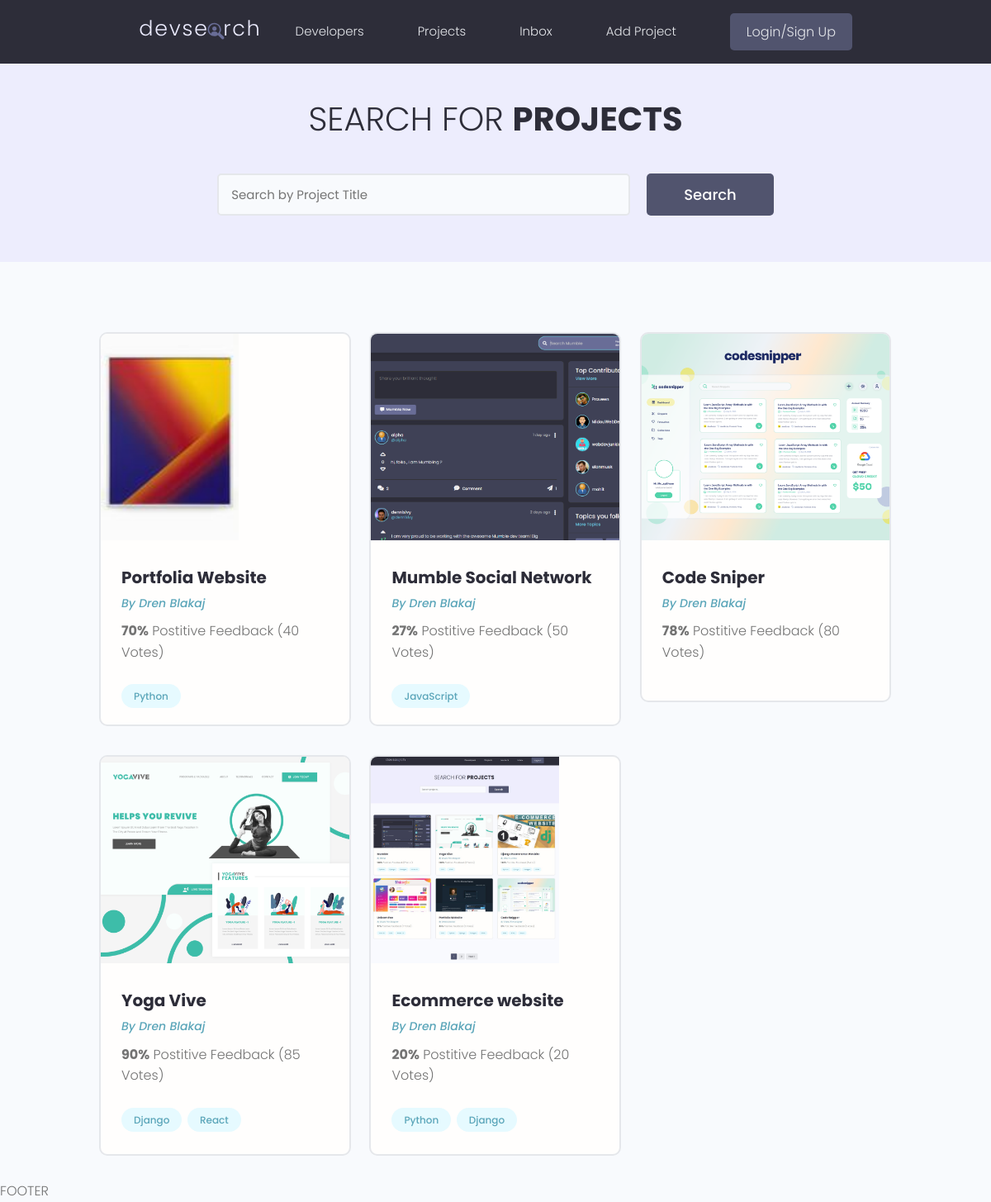
Before: / with the older database file.
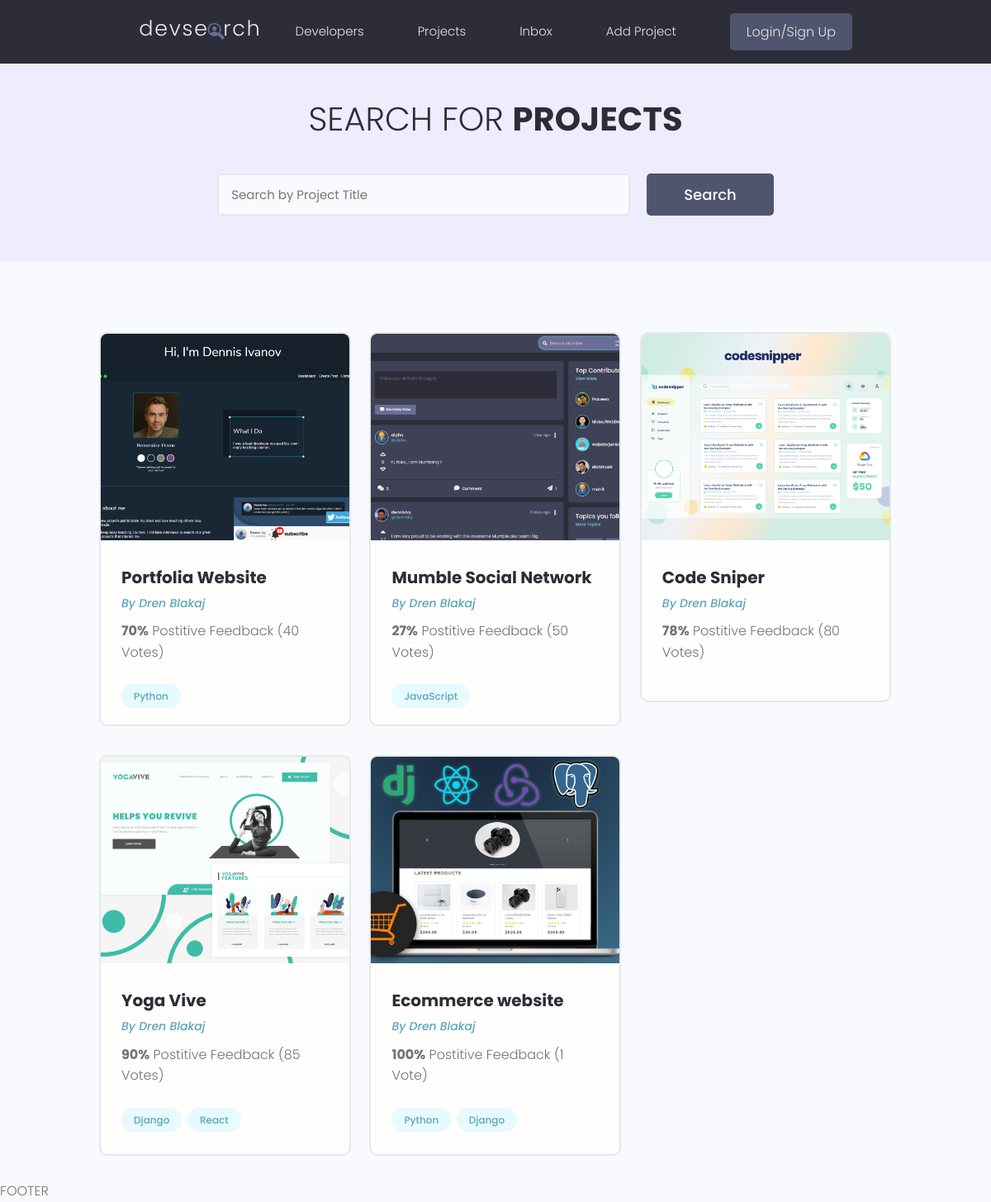
After: the same page with the newer database file.
### projects/models.py (models this page shows, shortened)
class Project(models.Model):
    title=models.CharField(max_length=200)
    description=models.TextField(null=True, blank=True)
    featured_image=models.ImageField(null=True, blank=True, default="default.jpg")
    demo_link=models.CharField(max_length=2000, null=True, blank=True)
    source_link=models.CharField(max_length=2000, null=True, blank=True)
    tags=models.ManyToManyField('Tag', blank=True)
    vote_total=models.IntegerField(default=0, null=True, blank=True)
    vote_ratio=models.IntegerField(default=0, null=True, blank=True)
    created=models.DateTimeField(auto_now_add=True)
    id=models.UUIDField(default=uuid.uuid4, unique=True, primary_key=True, editable=False)

### projects/views.py (the view)
# urls.py: path('', include('projects.urls'))
def projects(request):
    projects=Project.objects.all()
    context={'projects':projects}
    return render(request, 'projects/projects.html',context)

### projects/models.py (called while the page is built)
    def __str__(self):
        return  self.name

### projects/templates/projects/projects.html (shortened to what this page needs)
{% extends 'main.html' %}
{% block content %}
  <main class="projects">
    <section class="hero-section text-center">
      <div class="container container--narrow">
        <div class="hero-section__box">
          <h2>Search for <span>Projects</span></h2>
        </div>
        <div class="hero-section__search">
          <form class="form" action="#" method="get">
            <div class="form__field">
              <input class="input input--text" id="formInput#search" type="text" name="text"
                placeholder="Search by Project Title" />
            </div>
            <input class="btn btn--sub btn--lg" type="submit" value="Search" />
          </form>
        </div>
      </div>
    </section>
    <section class="projectsList">
      <div class="container">
        <div class="grid grid--three">
            {% for project in projects %}
          <div class="column">
            <div class="card project">
              <a href="{% url 'project' project.id %}" class="project">
                <img class="project__thumbnail" src="{{ project.featured_image.url }}" alt="project thumbnail" />
                <div class="card__body">
                  <h3 class="project__title">{{ project.title }}</h3>
                  <p><a class="project__author" href="{% url 'project' project.id %}">By Dren Blakaj</a></p>
                  <p class="project--rating">
                    <span style="font-weight: bold;">{{ project.vote_ratio }}%</span> Postitive
                    Feedback ({{ project.vote_total }} Vote{{ project.vote_total|pluralize:"s" }})
                  </p>
                  <div class="project__tags">
                      {% for tag in project.tags.all %}
                    <span class="tag tag--pill tag--main">
                      <small>{{ tag }}</small>
                    </span>
                          {% endfor %}
                  </div>
                </div>
              </a>
            </div>
          </div>
            {% endfor %}
        </div>
      </div>
    </section>
  </main>
{% endblock content %}

Changed rows visible on the page:
changed Project "Portfolia Website": featured_image: picture added in place of a placeholder
changed Project "Ecommerce website": featured_image: a different picture; vote_ratio "20" → "100"; vote_total "20" → "1"
